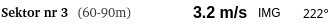
<?xml version="1.0" encoding="UTF-8"?>
<ui version="4.0">
 <class>JumpWindInfoWidgetItem</class>
 <widget class="QWidget" name="JumpWindInfoWidgetItem">
  <property name="geometry">
   <rect>
    <x>0</x>
    <y>0</y>
    <width>330</width>
    <height>26</height>
   </rect>
  </property>
  <property name="sizePolicy">
   <sizepolicy hsizetype="Maximum" vsizetype="Maximum">
    <horstretch>0</horstretch>
    <verstretch>0</verstretch>
   </sizepolicy>
  </property>
  <property name="windowTitle">
   <string>Form</string>
  </property>
  <property name="styleSheet">
   <string notr="true">background: transparent;</string>
  </property>
  <layout class="QHBoxLayout" name="horizontalLayout_3">
   <property name="spacing">
    <number>0</number>
   </property>
   <property name="leftMargin">
    <number>1</number>
   </property>
   <property name="topMargin">
    <number>1</number>
   </property>
   <property name="rightMargin">
    <number>1</number>
   </property>
   <property name="bottomMargin">
    <number>1</number>
   </property>
   <item>
    <layout class="QHBoxLayout" name="horizontalLayout">
     <item>
      <widget class="QLabel" name="label_windSector">
       <property name="sizePolicy">
        <sizepolicy hsizetype="Maximum" vsizetype="Maximum">
         <horstretch>0</horstretch>
         <verstretch>0</verstretch>
        </sizepolicy>
       </property>
       <property name="font">
        <font>
         <family>Quicksand Light [PfEd]</family>
         <pointsize>10</pointsize>
         <bold>true</bold>
        </font>
       </property>
       <property name="styleSheet">
        <string notr="true">color: black;</string>
       </property>
       <property name="text">
        <string>Sektor nr 3</string>
       </property>
      </widget>
     </item>
     <item>
      <spacer name="horizontalSpacer_3">
       <property name="orientation">
        <enum>Qt::Horizontal</enum>
       </property>
       <property name="sizeType">
        <enum>QSizePolicy::Maximum</enum>
       </property>
       <property name="sizeHint" stdset="0">
        <size>
         <width>8</width>
         <height>20</height>
        </size>
       </property>
      </spacer>
     </item>
     <item>
      <widget class="QLabel" name="label_windRange">
       <property name="sizePolicy">
        <sizepolicy hsizetype="Maximum" vsizetype="Maximum">
         <horstretch>0</horstretch>
         <verstretch>0</verstretch>
        </sizepolicy>
       </property>
       <property name="font">
        <font>
         <family>Quicksand Light [PfEd]</family>
         <pointsize>10</pointsize>
         <bold>false</bold>
        </font>
       </property>
       <property name="styleSheet">
        <string notr="true">color: rgb(50, 50, 50);</string>
       </property>
       <property name="text">
        <string>(60-90m)</string>
       </property>
      </widget>
     </item>
    </layout>
   </item>
   <item>
    <spacer name="horizontalSpacer">
     <property name="orientation">
      <enum>Qt::Horizontal</enum>
     </property>
     <property name="sizeHint" stdset="0">
      <size>
       <width>6</width>
       <height>20</height>
      </size>
     </property>
    </spacer>
   </item>
   <item>
    <layout class="QHBoxLayout" name="horizontalLayout_2">
     <item>
      <widget class="QLabel" name="label_windSpeed">
       <property name="sizePolicy">
        <sizepolicy hsizetype="Maximum" vsizetype="Maximum">
         <horstretch>0</horstretch>
         <verstretch>0</verstretch>
        </sizepolicy>
       </property>
       <property name="font">
        <font>
         <pointsize>12</pointsize>
         <bold>true</bold>
        </font>
       </property>
       <property name="styleSheet">
        <string notr="true">color: black;</string>
       </property>
       <property name="text">
        <string>3.2 m/s</string>
       </property>
      </widget>
     </item>
     <item>
      <spacer name="horizontalSpacer_2">
       <property name="orientation">
        <enum>Qt::Horizontal</enum>
       </property>
       <property name="sizeType">
        <enum>QSizePolicy::Maximum</enum>
       </property>
       <property name="sizeHint" stdset="0">
        <size>
         <width>12</width>
         <height>20</height>
        </size>
       </property>
      </spacer>
     </item>
     <item>
      <widget class="QLabel" name="label_windDirectionIcon">
       <property name="sizePolicy">
        <sizepolicy hsizetype="Fixed" vsizetype="Fixed">
         <horstretch>0</horstretch>
         <verstretch>0</verstretch>
        </sizepolicy>
       </property>
       <property name="minimumSize">
        <size>
         <width>45</width>
         <height>22</height>
        </size>
       </property>
       <property name="maximumSize">
        <size>
         <width>43</width>
         <height>22</height>
        </size>
       </property>
       <property name="styleSheet">
        <string notr="true">color: black;</string>
       </property>
       <property name="text">
        <string>IMG</string>
       </property>
      </widget>
     </item>
     <item>
      <widget class="QLabel" name="label_degrees">
       <property name="sizePolicy">
        <sizepolicy hsizetype="Maximum" vsizetype="Preferred">
         <horstretch>0</horstretch>
         <verstretch>0</verstretch>
        </sizepolicy>
       </property>
       <property name="font">
        <font>
         <family>Quicksand Medium</family>
        </font>
       </property>
       <property name="styleSheet">
        <string notr="true">color: black</string>
       </property>
       <property name="text">
        <string>222°</string>
       </property>
      </widget>
     </item>
    </layout>
   </item>
  </layout>
 </widget>
 <resources/>
 <connections/>
</ui>
